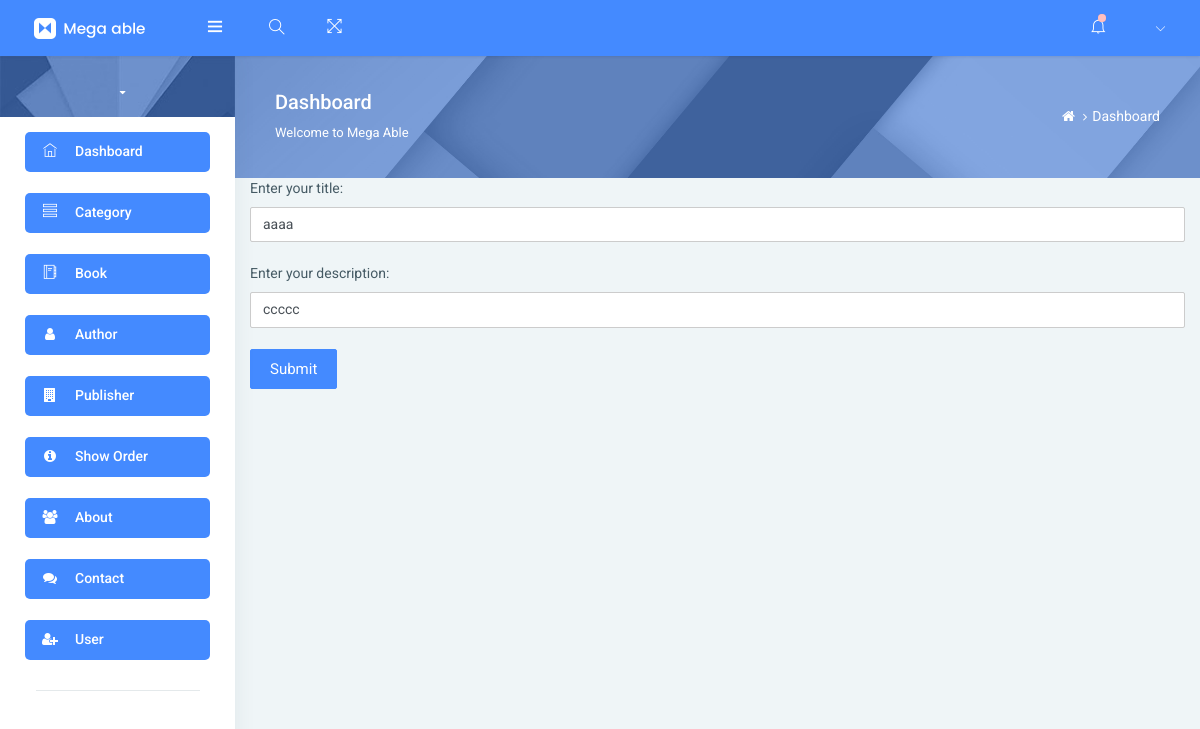
Before: /admin/updateaboutus.php?update=4 with the older database file.
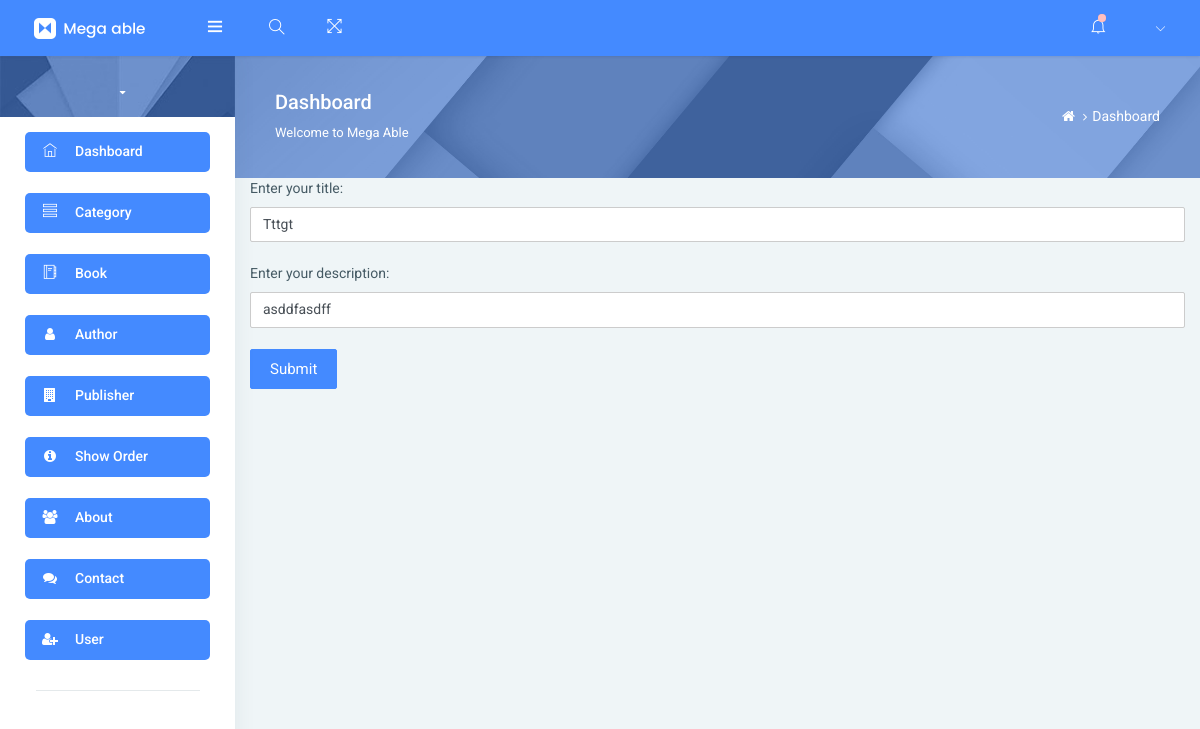
After: the same page with the newer database file.
### tables this page shows
CREATE TABLE `about_us` (
  `AboutID` int(11) NOT NULL,
  `Title` varchar(30) NOT NULL,
  `Description` varchar(1000) NOT NULL,
  `Record_insert` timestamp NOT NULL DEFAULT current_timestamp()
);

### admin/updateaboutus.php (the view, shortened to what this page needs)
<!DOCTYPE html>
<html lang="en">
<head>
</head>
<body>
    <?php include ("header.php");
    $i = $_GET["update"];
    $query = "SELECT * FROM `about_us` WHERE AboutID = $i";
    $result = mysqli_query($conn, $query);
    $row = mysqli_fetch_array($result);
    ?>
    <div class="container">
    <form action="" method="POST">
    <label>Enter your title:</label>
    <input type="text" name="title" placeholder="Enter your title" class="form-control" value="<?php echo $row[1]; ?>" required>
    <br>
    <label>Enter your description:</label>
    <input type="text" name="description" placeholder="Enter your description" class="form-control" value="<?php echo $row[2]; ?>" required>
    <br>
    <button name="btn" class="btn btn-primary">Submit</button>
    </form>
    </div>
    <?php include "footer.php"; ?>
</body>
</html>

Changed rows visible on the page:
changed about_us: title "aaaa" → "Tttgt"; description "ccccc" → "asddfasdff"
